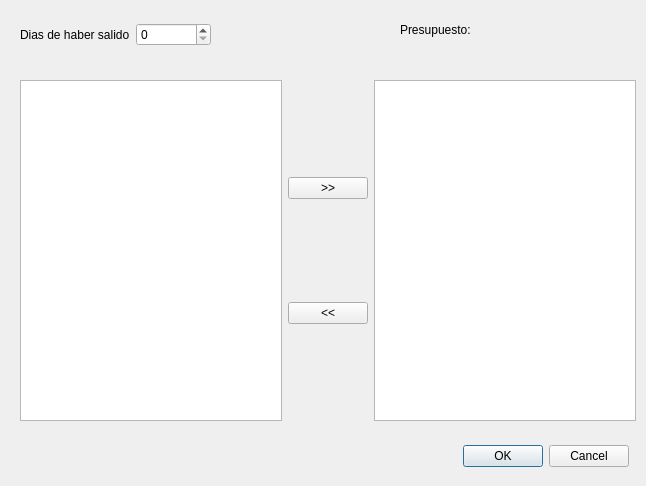
<?xml version="1.0" encoding="UTF-8"?>
<ui version="4.0">
 <class>Dialog</class>
 <widget class="QDialog" name="Dialog">
  <property name="windowModality">
   <enum>Qt::ApplicationModal</enum>
  </property>
  <property name="geometry">
   <rect>
    <x>0</x>
    <y>0</y>
    <width>646</width>
    <height>486</height>
   </rect>
  </property>
  <property name="windowTitle">
   <string>Libros con X dias salidos</string>
  </property>
  <property name="sizeGripEnabled">
   <bool>false</bool>
  </property>
  <property name="modal">
   <bool>true</bool>
  </property>
  <widget class="QDialogButtonBox" name="buttonBox">
   <property name="geometry">
    <rect>
     <x>460</x>
     <y>440</y>
     <width>171</width>
     <height>32</height>
    </rect>
   </property>
   <property name="locale">
    <locale language="Spanish" country="DominicanRepublic"/>
   </property>
   <property name="orientation">
    <enum>Qt::Horizontal</enum>
   </property>
   <property name="standardButtons">
    <set>QDialogButtonBox::Cancel|QDialogButtonBox::Ok</set>
   </property>
   <property name="centerButtons">
    <bool>true</bool>
   </property>
  </widget>
  <widget class="QLabel" name="label_2">
   <property name="geometry">
    <rect>
     <x>400</x>
     <y>20</y>
     <width>101</width>
     <height>19</height>
    </rect>
   </property>
   <property name="text">
    <string>Presupuesto:</string>
   </property>
  </widget>
  <widget class="QLabel" name="label_3">
   <property name="geometry">
    <rect>
     <x>510</x>
     <y>20</y>
     <width>101</width>
     <height>19</height>
    </rect>
   </property>
   <property name="text">
    <string/>
   </property>
  </widget>
  <widget class="QWidget" name="">
   <property name="geometry">
    <rect>
     <x>20</x>
     <y>80</y>
     <width>616</width>
     <height>341</height>
    </rect>
   </property>
   <layout class="QHBoxLayout" name="horizontalLayout">
    <item>
     <widget class="QListView" name="listSugerencias"/>
    </item>
    <item>
     <layout class="QVBoxLayout" name="verticalLayout">
      <item>
       <widget class="QPushButton" name="pbAdd">
        <property name="text">
         <string>&gt;&gt;</string>
        </property>
       </widget>
      </item>
      <item>
       <widget class="QPushButton" name="pbRemove">
        <property name="text">
         <string>&lt;&lt;</string>
        </property>
       </widget>
      </item>
     </layout>
    </item>
    <item>
     <widget class="QListView" name="listCarrito"/>
    </item>
   </layout>
  </widget>
  <widget class="QWidget" name="">
   <property name="geometry">
    <rect>
     <x>20</x>
     <y>20</y>
     <width>191</width>
     <height>30</height>
    </rect>
   </property>
   <layout class="QHBoxLayout" name="horizontalLayout_2">
    <item>
     <widget class="QLabel" name="label">
      <property name="text">
       <string>Dias de haber salido</string>
      </property>
     </widget>
    </item>
    <item>
     <widget class="QSpinBox" name="spinBox"/>
    </item>
   </layout>
  </widget>
 </widget>
 <resources/>
 <connections>
  <connection>
   <sender>buttonBox</sender>
   <signal>accepted()</signal>
   <receiver>Dialog</receiver>
   <slot>accept()</slot>
   <hints>
    <hint type="sourcelabel">
     <x>248</x>
     <y>254</y>
    </hint>
    <hint type="destinationlabel">
     <x>157</x>
     <y>274</y>
    </hint>
   </hints>
  </connection>
  <connection>
   <sender>buttonBox</sender>
   <signal>rejected()</signal>
   <receiver>Dialog</receiver>
   <slot>reject()</slot>
   <hints>
    <hint type="sourcelabel">
     <x>316</x>
     <y>260</y>
    </hint>
    <hint type="destinationlabel">
     <x>286</x>
     <y>274</y>
    </hint>
   </hints>
  </connection>
 </connections>
</ui>
